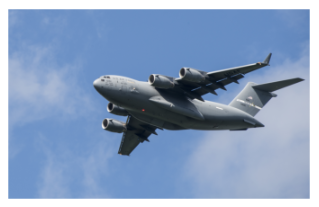
#> input picture Image 히스토그램/python/test.jpg, 319 x 207 px
$ jupyter execute --allow-errors 'opnecv-ing-히스토그램.ipynb'
#> lines starting #> are read from the running program, lines starting #| are printed output that depends on the picture; after the words box and inside, x2 and y2 are one past the last pixel; in counts of white or black regions, pixels touching at a corner belong together
[cell 1]
#### 컬러 히스토그램
import cv2 as cv
import numpy as np

src = cv.imread("test.jpg", cv.IMREAD_COLOR)
#> src is the input picture: shape (207, 319, 3); mean B, G, R 191.1, 158.8, 136.2
bgr_planes = cv.split(src) ## rgb 채널로 분리

histSize = 256 ## 픽셀값이 0 ~ 255
histRange = (0,256) ## 0 ~ 255 (256은 포함 x)

accumulate = False ## 히스토그램 막대크기가 똑같고 처음 시작시 히스토그램이 비어있도록

## B, G, R 채널 별로 히스토그램을 계산
b_hist = cv.calcHist(bgr_planes,[0],None,[histSize],histRange,accumulate=accumulate) ## 파란색
#> b_hist = 256 values, max 8653 at index 255, min 0 at index 0, mean 257.9
g_hist = cv.calcHist(bgr_planes,[1],None,[histSize],histRange,accumulate=accumulate) ## 초록색
#> g_hist has the same summary as b_hist
r_hist = cv.calcHist(bgr_planes,[2],None,[histSize],histRange,accumulate=accumulate) ## 빨간색
#> r_hist has the same summary as b_hist

## 히스토오그램을 보여줄 이미지를 생성
hist_w = 256*3
hist_h = 400
histImage = np.zeros((hist_h,hist_w,3),dtype=np.uint8) ## 높이,널비,3개,타입은 unit8

## 히스토그램을 정규화
cv.normalize(b_hist,b_hist,alpha=0,beta=hist_h,norm_type=cv.NORM_MINMAX)
cv.normalize(g_hist,g_hist,alpha=0,beta=hist_h,norm_type=cv.NORM_MINMAX)
cv.normalize(r_hist,r_hist,alpha=0,beta=hist_h,norm_type=cv.NORM_MINMAX)

## 히스토그램을 그리기
for i in range(0,histSize):
    cv.line(histImage,(i,hist_h-int(np.round(b_hist[i]))),(i,hist_h-0),(255,0,0),thickness=2) ## 파란색
    cv.line(histImage, (i+256,hist_h-int(np.round(g_hist[i-1]))),(i+256,hist_h-0),(0,255,0),thickness=2) ## 초록색
    cv.line(histImage,(i+256*2,hist_h-int(np.round(r_hist[i-1]))),(i+256*2,hist_h-0),(0,0,255),thickness=2) ## 빨간색
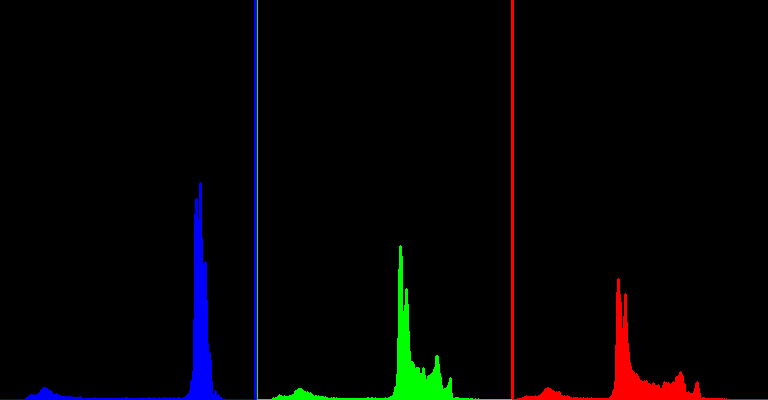
#> histImage: shape (400, 768, 3); mean of channels 0, 1, 2 3.9, 3.1, 3.7; drawn as B, G, R

## 결과화면 보여주기
cv.imshow('Source Image', src)
cv.imshow('Histogram', histImage)
cv.waitKey()
#> Out = 27

[cell 2]
#### 흑백 히스토그램
import cv2 as cv
import numpy as np

src= cv.imread("test.jpg", cv.IMREAD_GRAYSCALE) ## 흑백으로 불러오기
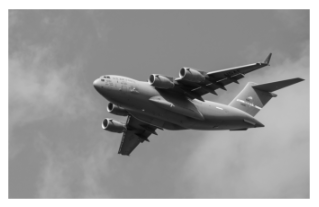
#> src: shape (207, 319); min 9, max 255, mean 155.2

histSize = 256 ## 픽셀값이 0 ~ 255
histRange = (0,256) ## 0 ~ 255 (256은 포함 x)
accumulate = False ## 히스토그램 막대크기가 똑같고 처음 시작시 히스토그램이 비어있도록

## 히스토그램 계산
gray_hist = cv.calcHist([src], [0] ,None, [histSize], histRange, accumulate=accumulate)
#> gray_hist has the same summary as b_hist

## 히스토그램을 보여줄 이미지 생성
hist_w = 256
host_h = 400
histImage = np.zeros((hist_h,hist_w,1),dtype=np.uint8) ## 1개 그래프
#> histImage: shape (400, 256, 1); every value is 0

## 히스토그램 정규화
cv.normalize(gray_hist, gray_hist, alpha=0, beta=hist_h, norm_type=cv.NORM_MINMAX)

## 히스토그램 그리기
for i in range(0,histSize) :
    cv.line(histImage,(i,hist_h-int(np.round(gray_hist[i]))), (i,hist_h-0), (255,255,255), thickness=2)
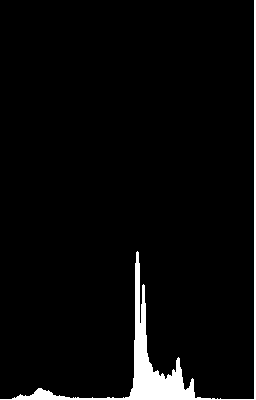
#> histImage: shape (400, 256, 1); 4.1% white; 1 white region, box (x1, y1, x2, y2) and area: (0, 0, 256, 400) 4169

## 결과화면 보여주기
cv.imshow('Source Image', src)
cv.imshow('Histogram', histImage)
cv.waitKey()
#> Out = 27

[cell 3]
## 히스토그램 평활화
import cv2 as cv
import numpy as np

def draw_histogram(img):
    hist_h = img.shape[0]
#> hist_h = 207
    hist_w = 256
    img_histogram1 = np.zeros((hist_h,hist_w,1), dtype=np.uint8)
#> img_histogram1: shape (207, 256, 1); every value is 0

    ## 히스토그램 계산
    histSize = 256 ## 픽셀값이 0 ~ 255
    histRange = (0,256) ## 0 ~ 255 (256은 포함 x)
    accumulate = False ## 히스토그램 막대크기가 똑같고 처음 시작시 히스토그램이 비어있도록
    hist_item = cv.calcHist([img],[0],None,[histSize],histRange,accumulate=accumulate)
#> hist_item has the same summary as b_hist outside draw_histogram

    cv.normalize(hist_item, hist_item, alpha=0, beta=hist_h, norm_type=cv.NORM_MINMAX)

    for i in range(0,histSize):
        cv.line(img_histogram1,(i,hist_h-int(np.round(hist_item[i]))), (i,hist_h), (255,255,255))
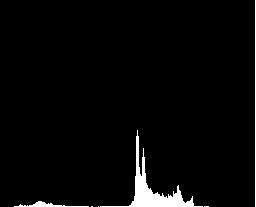
#> img_histogram1: shape (207, 256, 1); 3% white; 6 white regions (3 under 20 px), largest, box (x1, y1, x2, y2) and area: (100, 130, 203, 207) 1213, (255, 0, 256, 207) 207, (14, 201, 89, 207) 165

    ## 누적 히스토그램을 그릴 이미지 생성
    img_histogram2 = np.zeros((hist_h,hist_w,1), dtype=np.uint8)

    ## 누적 히스토그램을 계산하여 그리기
    c_hist = np.zeros(hist_item.shape, dtype=hist_item.dtype)
#> c_hist = 256 values from 0 to 0

    c_hist[0] = hist_item[0]
    for i in range(1,hist_item.shape[0]):
        c_hist[i] = hist_item[i] + c_hist[i-1]
#> after the loop, c_hist = 256 values from 0 to 1579.7

    cv.normalize(c_hist, c_hist, alpha=0, beta=hist_h, norm_type=cv.NORM_MINMAX)

    for i in range(1,histSize):
        pts = []
        pts.append((i,hist_h-np.round(c_hist[i])))
        pts.append(((i-1),hist_h-np.round(c_hist[i-1])))
        pts = np.array(pts)
        pts = np.int32(pts)
        cv.polylines(img_histogram2,[pts],False,(255,255,255))

    result = cv.hconcat((img_histogram1,img_histogram2))

    return result


img_gray = cv.imread("test.jpg", 0)
#> (the rest of this cell did not finish here and is left out)

[cell 4]
## 컬러 -> 흑백
import cv2

img = cv2.imread("test.jpg")
img_gray = cv2.cvtColor(img, cv2.COLOR_BGR2GRAY)

cv2.imshow("img", img)
cv2.imshow("img_gray", img_gray)
cv2.waitKey()
